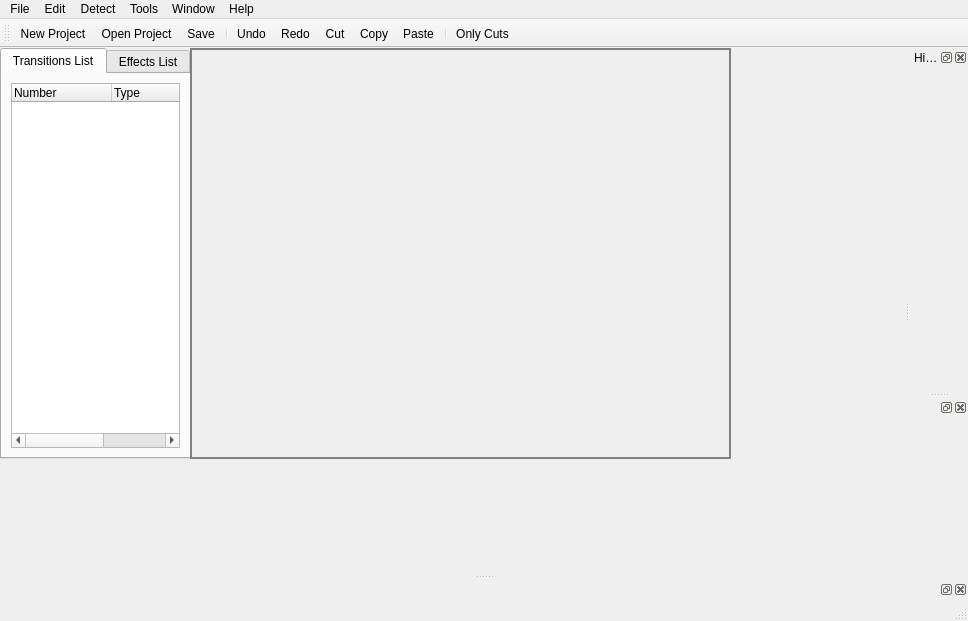
<ui version="4.0" >
 <class>MainWindow</class>
 <widget class="QMainWindow" name="MainWindow" >
  <property name="windowModality" >
   <enum>Qt::NonModal</enum>
  </property>
  <property name="geometry" >
   <rect>
    <x>0</x>
    <y>0</y>
    <width>968</width>
    <height>621</height>
   </rect>
  </property>
  <property name="windowTitle" >
   <string>MainWindow</string>
  </property>
  <widget class="QWidget" name="centralwidget" >
   <widget class="QTabWidget" name="tabTransEffect" >
    <property name="geometry" >
     <rect>
      <x>0</x>
      <y>0</y>
      <width>191</width>
      <height>411</height>
     </rect>
    </property>
    <property name="currentIndex" >
     <number>0</number>
    </property>
    <widget class="QWidget" name="tabTransitions" >
     <attribute name="title" >
      <string>Transitions List</string>
     </attribute>
     <layout class="QVBoxLayout" >
      <item>
       <widget class="QTreeWidget" name="transitionsTree" >
        <property name="frameShape" >
         <enum>QFrame::StyledPanel</enum>
        </property>
        <property name="frameShadow" >
         <enum>QFrame::Sunken</enum>
        </property>
        <property name="allColumnsShowFocus" >
         <bool>true</bool>
        </property>
        <column>
         <property name="text" >
          <string>Number</string>
         </property>
        </column>
        <column>
         <property name="text" >
          <string>Type</string>
         </property>
        </column>
        <column>
         <property name="text" >
          <string>Position</string>
         </property>
        </column>
       </widget>
      </item>
     </layout>
    </widget>
    <widget class="QWidget" name="tabEffects" >
     <attribute name="title" >
      <string>Effects List</string>
     </attribute>
     <layout class="QVBoxLayout" >
      <item>
       <widget class="QTreeWidget" name="treeEffects" >
        <property name="allColumnsShowFocus" >
         <bool>true</bool>
        </property>
        <column>
         <property name="text" >
          <string>Frames</string>
         </property>
        </column>
        <column>
         <property name="text" >
          <string>Effect</string>
         </property>
        </column>
       </widget>
      </item>
     </layout>
    </widget>
   </widget>
   <widget class="QFrame" name="frameVideo" >
    <property name="geometry" >
     <rect>
      <x>190</x>
      <y>0</y>
      <width>541</width>
      <height>411</height>
     </rect>
    </property>
    <property name="contextMenuPolicy" >
     <enum>Qt::ActionsContextMenu</enum>
    </property>
    <property name="acceptDrops" >
     <bool>true</bool>
    </property>
    <property name="autoFillBackground" >
     <bool>true</bool>
    </property>
    <property name="styleSheet" >
     <string>QFrame{
border: 2px solid gray
}</string>
    </property>
    <property name="frameShape" >
     <enum>QFrame::StyledPanel</enum>
    </property>
   </widget>
  </widget>
  <widget class="QMenuBar" name="menubar" >
   <property name="geometry" >
    <rect>
     <x>0</x>
     <y>0</y>
     <width>968</width>
     <height>21</height>
    </rect>
   </property>
   <widget class="QMenu" name="menuFile" >
    <property name="title" >
     <string>File</string>
    </property>
    <addaction name="actionNew_Project" />
    <addaction name="actionOpen_Project" />
    <addaction name="actionLoad_Video" />
    <addaction name="actionSave_As" />
    <addaction name="actionSave" />
    <addaction name="separator" />
    <addaction name="actionRecent_Files" />
    <addaction name="separator" />
    <addaction name="actionExit" />
   </widget>
   <widget class="QMenu" name="menuEdit" >
    <property name="title" >
     <string>Edit</string>
    </property>
    <addaction name="actionUndo" />
    <addaction name="actionRedo" />
    <addaction name="separator" />
    <addaction name="actionCut" />
    <addaction name="actionPaste" />
    <addaction name="actionCopy" />
   </widget>
   <widget class="QMenu" name="menuDetect" >
    <property name="title" >
     <string>Detect</string>
    </property>
    <widget class="QMenu" name="menuOnly_Fades" >
     <property name="title" >
      <string>Only Fades</string>
     </property>
     <addaction name="actionOnly_Fade_in" />
     <addaction name="actionOnly_Fade_Out" />
    </widget>
    <addaction name="actionAll_Transitions" />
    <addaction name="actionOnly_Cuts" />
    <addaction name="menuOnly_Fades" />
    <addaction name="actionOnly_Dissolve" />
   </widget>
   <widget class="QMenu" name="menuTools" >
    <property name="title" >
     <string>Tools</string>
    </property>
   </widget>
   <widget class="QMenu" name="menuWindow" >
    <property name="title" >
     <string>Window</string>
    </property>
    <addaction name="actionHistogram" />
    <addaction name="actionTimeline" />
   </widget>
   <widget class="QMenu" name="menuHelp" >
    <property name="title" >
     <string>Help</string>
    </property>
   </widget>
   <addaction name="menuFile" />
   <addaction name="menuEdit" />
   <addaction name="menuDetect" />
   <addaction name="menuTools" />
   <addaction name="menuWindow" />
   <addaction name="menuHelp" />
  </widget>
  <widget class="QStatusBar" name="statusbar" />
  <widget class="QToolBar" name="toolBar" >
   <property name="windowTitle" >
    <string>toolBar</string>
   </property>
   <attribute name="toolBarArea" >
    <enum>TopToolBarArea</enum>
   </attribute>
   <attribute name="toolBarBreak" >
    <bool>false</bool>
   </attribute>
   <addaction name="actionNew_Project" />
   <addaction name="actionOpen_Project" />
   <addaction name="actionSave" />
   <addaction name="separator" />
   <addaction name="actionUndo" />
   <addaction name="actionRedo" />
   <addaction name="actionCut" />
   <addaction name="actionCopy" />
   <addaction name="actionPaste" />
   <addaction name="separator" />
   <addaction name="actionOnly_Cuts" />
  </widget>
  <widget class="QDockWidget" name="widgetHistogram" >
   <property name="floating" >
    <bool>true</bool>
   </property>
   <property name="windowTitle" >
    <string>Histogram</string>
   </property>
   <attribute name="dockWidgetArea" >
    <number>2</number>
   </attribute>
   <widget class="QWidget" name="dockWidgetContents_2" >
    <layout class="QVBoxLayout" >
     <item>
      <widget class="Q3Frame" name="frameHistogram" />
     </item>
    </layout>
   </widget>
  </widget>
  <widget class="QDockWidget" name="dockWidget_2" >
   <property name="floating" >
    <bool>true</bool>
   </property>
   <attribute name="dockWidgetArea" >
    <number>2</number>
   </attribute>
   <widget class="QWidget" name="dockWidgetContents_3" />
  </widget>
  <widget class="QDockWidget" name="widgetTimeline" >
   <property name="allowedAreas" >
    <set>Qt::AllDockWidgetAreas</set>
   </property>
   <attribute name="dockWidgetArea" >
    <number>8</number>
   </attribute>
   <widget class="QWidget" name="dockWidgetContents_4" />
  </widget>
  <action name="actionNew_Project" >
   <property name="icon" >
    <iconset>../../../../../../../DOCUME~1/Mizu/Meus documentos/FEI/TCC/DEV/Interface/Icons/filenew.png</iconset>
   </property>
   <property name="text" >
    <string>New Project...</string>
   </property>
   <property name="shortcut" >
    <string>Ctrl+N</string>
   </property>
   <property name="shortcutContext" >
    <enum>Qt::WindowShortcut</enum>
   </property>
  </action>
  <action name="actionOpen_Project" >
   <property name="checkable" >
    <bool>false</bool>
   </property>
   <property name="icon" >
    <iconset>../../../../../../../DOCUME~1/Mizu/Meus documentos/FEI/TCC/DEV/Interface/Icons/fileopen.png</iconset>
   </property>
   <property name="text" >
    <string>Open Project...</string>
   </property>
  </action>
  <action name="actionLoad_Video" >
   <property name="text" >
    <string>Load Video...</string>
   </property>
  </action>
  <action name="actionSave_As" >
   <property name="text" >
    <string>Save As...</string>
   </property>
  </action>
  <action name="actionSave" >
   <property name="icon" >
    <iconset>../../../../../../../DOCUME~1/Mizu/Meus documentos/FEI/TCC/DEV/Interface/Icons/filesave.png</iconset>
   </property>
   <property name="text" >
    <string>Save</string>
   </property>
  </action>
  <action name="actionRecent_Files" >
   <property name="text" >
    <string>Recent Files</string>
   </property>
  </action>
  <action name="actionExit" >
   <property name="icon" >
    <iconset>../../../../../../../DOCUME~1/Mizu/Meus documentos/FEI/TCC/DEV/Interface/Icons/exit.png</iconset>
   </property>
   <property name="text" >
    <string>Exit</string>
   </property>
  </action>
  <action name="actionUndo" >
   <property name="icon" >
    <iconset>../../../../../../../DOCUME~1/Mizu/Meus documentos/FEI/TCC/DEV/Interface/Icons/linguist-editundo.png</iconset>
   </property>
   <property name="text" >
    <string>Undo</string>
   </property>
  </action>
  <action name="actionRedo" >
   <property name="icon" >
    <iconset>../../../../../../../DOCUME~1/Mizu/Meus documentos/FEI/TCC/DEV/Interface/Icons/linguist-editredo.png</iconset>
   </property>
   <property name="text" >
    <string>Redo</string>
   </property>
  </action>
  <action name="actionCut" >
   <property name="icon" >
    <iconset>../../../../../../../DOCUME~1/Mizu/Meus documentos/FEI/TCC/DEV/Interface/Icons/cut.png</iconset>
   </property>
   <property name="text" >
    <string>Cut</string>
   </property>
  </action>
  <action name="actionPaste" >
   <property name="icon" >
    <iconset>../../../../../../../DOCUME~1/Mizu/Meus documentos/FEI/TCC/DEV/Interface/Icons/editpaste.png</iconset>
   </property>
   <property name="text" >
    <string>Paste</string>
   </property>
  </action>
  <action name="actionCopy" >
   <property name="icon" >
    <iconset>../../../../../../../DOCUME~1/Mizu/Meus documentos/FEI/TCC/DEV/Interface/Icons/linguist-editcopy.png</iconset>
   </property>
   <property name="text" >
    <string>Copy</string>
   </property>
  </action>
  <action name="actionAll_Transitions" >
   <property name="text" >
    <string>All Transitions</string>
   </property>
  </action>
  <action name="actionOnly_Cuts" >
   <property name="icon" >
    <iconset>../../../../../../../DOCUME~1/Mizu/Meus documentos/FEI/TCC/DEV/Interface/Icons/editcut.png</iconset>
   </property>
   <property name="text" >
    <string>Only Cuts</string>
   </property>
  </action>
  <action name="actionOnly_Dissolve" >
   <property name="text" >
    <string>Only Dissolve</string>
   </property>
  </action>
  <action name="actionOnly_Fade_in" >
   <property name="text" >
    <string>Only Fade-In</string>
   </property>
  </action>
  <action name="actionOnly_Fade_Out" >
   <property name="text" >
    <string>Only Fade-Out</string>
   </property>
  </action>
  <action name="actionHistogram" >
   <property name="text" >
    <string>Histogram</string>
   </property>
  </action>
  <action name="actionTimeline" >
   <property name="text" >
    <string>Timeline</string>
   </property>
  </action>
 </widget>
 <customwidgets>
  <customwidget>
   <class>Q3Frame</class>
   <extends>QFrame</extends>
   <header>Qt3Support/Q3Frame</header>
   <container>1</container>
  </customwidget>
 </customwidgets>
 <resources/>
 <connections/>
</ui>
